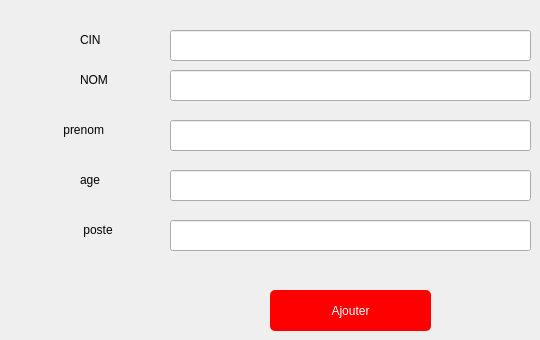
         <widget class="QWidget" name="tab_8">
          <attribute name="title">
           <string>Ajouter empoyée</string>
          </attribute>
          <widget class="QPushButton" name="ajouter_prod_4">
           <property name="geometry">
            <rect>
             <x>270</x>
             <y>290</y>
             <width>161</width>
             <height>41</height>
            </rect>
           </property>
           <property name="styleSheet">
            <string notr="true">border:none;
border-radius:5px;
background-color:red;
color:white;</string>
           </property>
           <property name="text">
            <string>Ajouter</string>
           </property>
          </widget>
          <widget class="QLineEdit" name="edit_qtt_prod_5">
           <property name="geometry">
            <rect>
             <x>170</x>
             <y>120</y>
             <width>361</width>
             <height>31</height>
            </rect>
           </property>
          </widget>
          <widget class="QLabel" name="qtt_prod_5">
           <property name="geometry">
            <rect>
             <x>80</x>
             <y>170</y>
             <width>81</width>
             <height>20</height>
            </rect>
           </property>
           <property name="text">
            <string>age</string>
           </property>
          </widget>
          <widget class="QLabel" name="id_prod_4">
           <property name="geometry">
            <rect>
             <x>80</x>
             <y>30</y>
             <width>61</width>
             <height>20</height>
            </rect>
           </property>
           <property name="text">
            <string>CIN </string>
           </property>
          </widget>
          <widget class="QLineEdit" name="edit_id_prod_6">
           <property name="geometry">
            <rect>
             <x>170</x>
             <y>220</y>
             <width>361</width>
             <height>31</height>
            </rect>
           </property>
          </widget>
          <widget class="QLabel" name="nom_prod_4">
           <property name="geometry">
            <rect>
             <x>80</x>
             <y>70</y>
             <width>91</width>
             <height>20</height>
            </rect>
           </property>
           <property name="text">
            <string>NOM</string>
           </property>
          </widget>
          <widget class="QLineEdit" name="edit_id_prod_5">
           <property name="geometry">
            <rect>
             <x>170</x>
             <y>30</y>
             <width>361</width>
             <height>31</height>
            </rect>
           </property>
          </widget>
          <widget class="QLineEdit" name="edit_qtt_prod_6">
           <property name="geometry">
            <rect>
             <x>170</x>
             <y>170</y>
             <width>361</width>
             <height>31</height>
            </rect>
           </property>
          </widget>
          <widget class="QLineEdit" name="edit_id_prod_7">
           <property name="geometry">
            <rect>
             <x>170</x>
             <y>70</y>
             <width>361</width>
             <height>31</height>
            </rect>
           </property>
          </widget>
          <widget class="QLabel" name="qtt_prod_6">
           <property name="geometry">
            <rect>
             <x>60</x>
             <y>120</y>
             <width>101</width>
             <height>20</height>
            </rect>
           </property>
           <property name="text">
            <string> prenom</string>
           </property>
          </widget>
          <widget class="QLabel" name="nom_prod_6">
           <property name="geometry">
            <rect>
             <x>80</x>
             <y>220</y>
             <width>91</width>
             <height>20</height>
            </rect>
           </property>
           <property name="text">
            <string> poste</string>
           </property>
          </widget>
         </widget>
